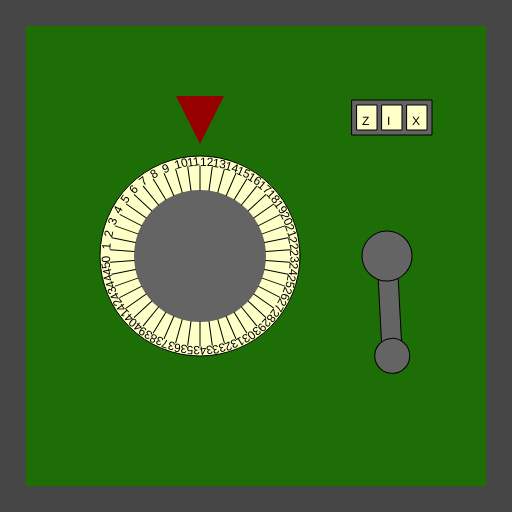
Frame 1 (no input)
Frame 60 (no input): identical to frame 1, image omitted
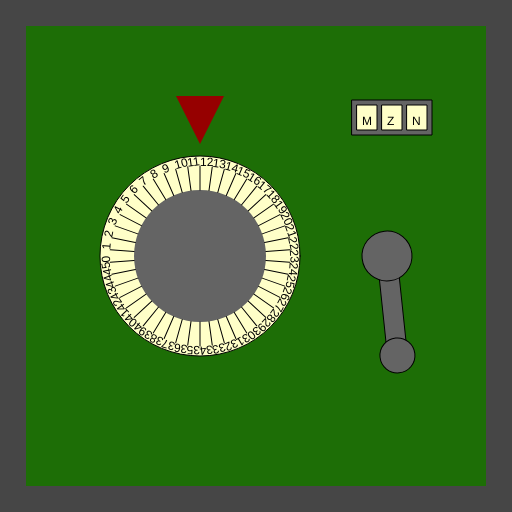
Frame 120 (the mouse pressed at the canvas centre since frame 60)

The p5.js sketch that drew these frames (run headless with seeded random() and noise() and a simulated clock; from frame 60 on, the mouse is pressed at the canvas centre):

// p5.js sketch
// ── sketch.js
/*

Officer: 2816450
CaseNum: 303-1-17914834-2816450

Case 303 - The Case of the Crooked Attorney
Stage 2 - Torvalds' House

This safe is in Torvalds’ home study. Be careful. If you get caught, I don’t know you !

Crack this safe by doing the following:

	When any key is pressed:
	- Decrement SecretSafeKey_a by 2

	When the mouse button is pressed:
	- Increment SecretSafeKey_b by 3

	Whilst the mouse is being dragged:
	- Make SecretSafeKey_c equal to the string "ZIX"

	When the mouse button is pressed:
	- Make SecretSafeKey_c equal to the string "MZN"



This time you'll need to create the relevant event handlers yourself.

There are many possible ways of investigating this case, but you
should use ONLY the following commands:

	- The assignment operator aka. the equals sign !
	- Incrementing +=
	- Decrementing -=

*/

//declare the variables

var SecretSafeKey_a;
var SecretSafeKey_b;
var SecretSafeKey_c;


function preload()
{
	//IMAGES WILL BE LOADED HERE

}

function setup()
{
	createCanvas(512,512);

	//initialise the variables
	SecretSafeKey_a = 12;
	SecretSafeKey_b = 3;
	SecretSafeKey_c = "ZIX";

}
///////////////////EVENT HANDLERS///////////////////

//Create event handlers here to open the safe ...
function KeyPressed(){
	SecretSafeKey_a -= 2; 
}

function mousePressed(){
	SecretSafeKey_b += 3;
	SecretSafeKey_c = "MZN";
}


function mouseDragged(){
	SecretSafeKey_c = "ZIX"
}

///////////////DO NOT CHANGE CODE BELOW THIS POINT///////////////////

function draw()
{

	//Draw the safe door
	background(70);
	noStroke();
	fill(29,110,6);
	rect(26,26,width-52,width-52);

	//Draw the combination dial
	push();
	translate(200,height/2);
	drawDial(200, SecretSafeKey_a, 46);
	pop();

	//Draw the lever
	push();
	translate(width - 125,256);
	drawLever(SecretSafeKey_b);
	pop();

	//Draw the spinner
	push();
	translate(width - 120,100);
	drawSpinner(3, SecretSafeKey_c);
	pop();

}

function drawDial(diameter,num,maxNum)
{
	//the combination lock

	var r = diameter * 0.5;
	var p = r * 0.6;

	stroke(0);
	fill(255,255,200);
	ellipse(0,0,diameter,diameter);
	fill(100);
	noStroke();
	ellipse(0,0,diameter*0.66,diameter*0.66);
	fill(150,0,0);
	triangle(
		-p * 0.4,-r-p,
		p * 0.4,-r-p,
		0,-r-p/5
	);

	noStroke();

	push();
	var inc = 360/maxNum;

	rotate(radians(-num * inc));
	for(var i = 0; i < maxNum; i++)
	{
		push();
		rotate(radians(i * inc));
		stroke(0);
		line(0,-r*0.66,0,-(r-10));
		noStroke();
		fill(0);
		text(i,0,-(r-10));
		pop();
	}

	pop();
}

function drawLever(rot)
{
	push();
	rotate(radians(-rot))
	stroke(0);
	fill(100);
	rect(-10,0,20,100);
	ellipse(0,0,50,50);
	ellipse(0,100,35,35);
	pop();
}

function drawSpinner(numSpinners, val)
{
	var sw = 20;
	var ow = (sw + 5) * numSpinners + 5;
	stroke(0);
	fill(100);
	rect(-ow/2,0,ow,35);
	if(typeof(val) == "number")
	{
		val = floor(val).toString(); //convert to string
	}


	for(var d = numSpinners - val.length; d > 0; d--)
	{
		val = "-" + val;
	}

	for(var i = 0; i < numSpinners; i++)
	{
		stroke(0);
		fill(255,255,200);
		rect(-ow/2 + i * (sw + 5) + 5,5,20,25);
		fill(0);
		noStroke();
		text(val[i],-ow/2 + sw/2 + i * (sw +5),25);
	}

}
